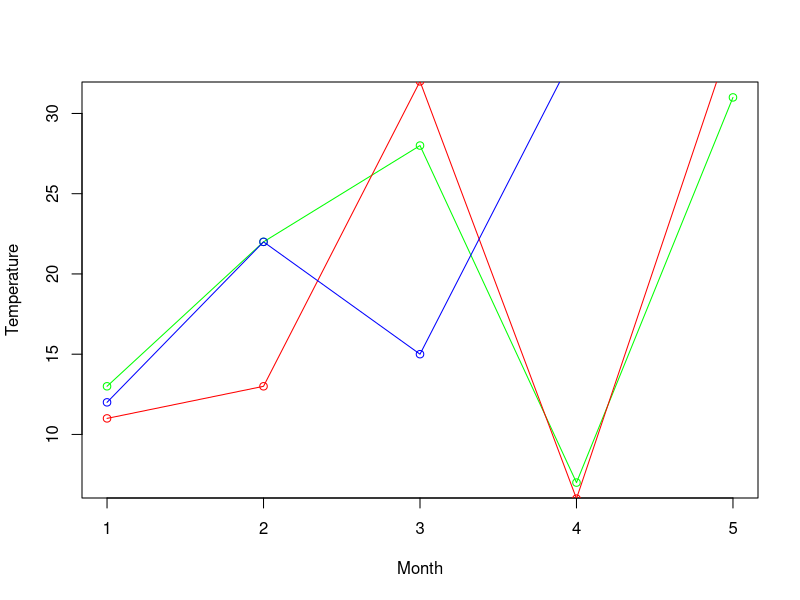

This figure's R source:
v <- c(13,22,28,7,31)  
w <- c(11,13,32,6,35)  
x <- c(12,22,15,34,35)  
plot(v,type = "o",col="green",xlab="Month",ylab="Temperature")  
lines(w, type = "o", col = "red")  
lines(x, type = "o", col = "blue")  
